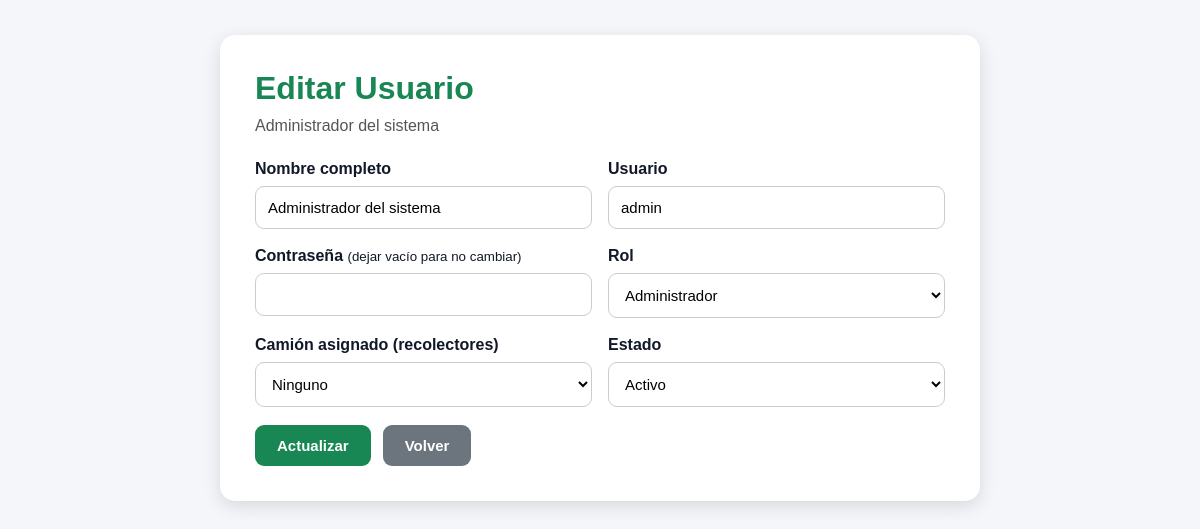
Page /usuarios/editar-usuario.php?id=1 (signed in) on the committed database.
### tables this page shows
CREATE TABLE usuarios (
    id INT AUTO_INCREMENT PRIMARY KEY,
    nombre VARCHAR(100) NOT NULL,
    usuario VARCHAR(50) NOT NULL UNIQUE,
    password VARCHAR(255) NOT NULL,
    rol VARCHAR(20) NOT NULL DEFAULT 'recolector',
    id_camion INT NULL,
    estado VARCHAR(20) NOT NULL DEFAULT 'Activo',
    fecha_registro DATETIME DEFAULT CURRENT_TIMESTAMP,
    CONSTRAINT fk_usuario_camion FOREIGN KEY (id_camion) REFERENCES camiones(id) ON DELETE SET NULL
);

### includes/funciones.php (called while the page is built, shortened)
<?php
function e($texto)
{
    return htmlspecialchars((string)$texto, ENT_QUOTES, 'UTF-8');
}
function consulta($conexion, $sql, $tipos = "", $params = [])
{
    $stmt = $conexion->prepare($sql);
    if ($tipos !== "") {
        $stmt->bind_param($tipos, ...$params);
    }
    if (!$stmt->execute()) {
        return false;
    }
    $res = $stmt->get_result();
    return $res === false ? true : $res;
}

### usuarios/_form-usuario.php (the view, shortened to what this page needs)
<?php
$u = $u ?? ['nombre' => '', 'usuario' => '', 'rol' => 'recolector', 'id_camion' => '', 'estado' => 'Activo'];
?>
<div class="fila-2">
    <div><label>Nombre completo</label><input type="text" name="nombre" required value="<?= e($u['nombre']) ?>"></div>
    <div><label>Usuario</label><input type="text" name="usuario" required value="<?= e($u['usuario']) ?>"></div>
</div>
<div class="fila-2">
    <div><label>Contraseña <?= isset($u['id']) ? '<small style="font-weight:normal;">(dejar vacío para no cambiar)</small>' : '' ?></label><input type="password" name="password" <?= isset($u['id']) ? '' : 'required' ?> minlength="6"></div>
    <div><label>Rol</label>
        <select name="rol"><option value="admin" <?= $u['rol'] === 'admin' ? 'selected' : '' ?>>Administrador</option><option value="recolector" <?= $u['rol'] === 'recolector' ? 'selected' : '' ?>>Recolector</option></select></div>
</div>
<div class="fila-2">
    <div><label>Camión asignado (recolectores)</label>
        <select name="id_camion"><option value="">Ninguno</option>
        </select></div>
    <div><label>Estado</label>
        <select name="estado"><?php foreach (['Activo', 'Inactivo'] as $s) { ?><option <?= $u['estado'] === $s ? 'selected' : '' ?>><?= $s ?></option><?php } ?></select></div>
</div>

### usuarios/editar-usuario.php (shortened to what this page needs)
<?php
require_once __DIR__ . '/../includes/auth.php';
$id = intval($_GET['id'] ?? 0);
$res = consulta($conexion, "SELECT * FROM usuarios WHERE id=?", "i", [$id]);
$u = ($res && $res !== true) ? $res->fetch_assoc() : null;
?>
<!DOCTYPE html>
<html lang="es">
<head>
    <link rel="stylesheet" href="../assets/css/estilos.css">
</head>
<body class="pagina">
    <div class="caja">
        <h1>Editar Usuario</h1>
        <p class="subtitulo"><?= e($u['nombre']) ?></p>
        <form method="POST">
            <?php include __DIR__ . '/_form-usuario.php'; ?>
            <div class="botones"><button type="submit" name="actualizar">Actualizar</button><a href="listar-usuarios.php" class="btn gris">Volver</a></div>
        </form>
    </div>
</body>
</html>

### assets/css/estilos.css (style rules this page uses)
* { margin: 0; padding: 0; box-sizing: border-box; font-family: Arial, sans-serif; }
body { background: #f4f6f9; color: #111827; }
body.pagina { padding: 35px; }
.caja { max-width: 760px; margin: auto; background: white; padding: 35px; border-radius: 15px; box-shadow: 0 5px 18px rgba(0, 0, 0, 0.12); }
h1 { color: #198754; margin-bottom: 10px; }
.subtitulo { color: #555; margin-bottom: 25px; }
label { font-weight: bold; margin-bottom: 8px; display: block; }
input, select, textarea { width: 100%; padding: 12px; margin-bottom: 18px; border: 1px solid #ccc; border-radius: 9px; font-size: 15px; background: white; }
.fila-2 { display: grid; grid-template-columns: 1fr 1fr; gap: 16px; }
.botones { display: flex; gap: 12px; flex-wrap: wrap; }
button, .btn { border: none; padding: 12px 22px; border-radius: 9px; font-weight: bold; cursor: pointer; text-decoration: none; font-size: 15px; display: inline-block; color: white; background: #198754; }
.btn.gris, .volver { background: #6c757d; color: white; }

### rows in the picture
usuarios: nombre "Administrador del sistema", usuario "admin", rol "Administrador", estado "Activo"
